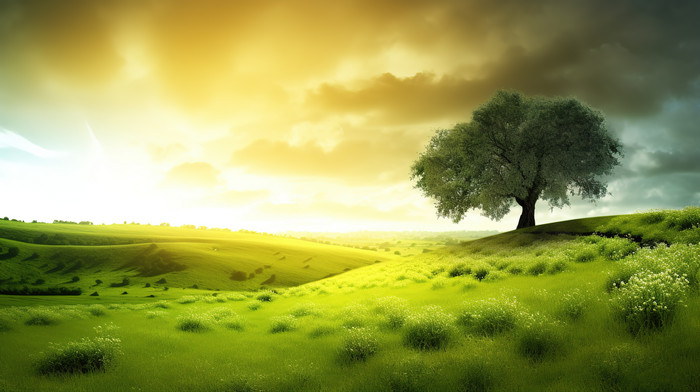
#> input picture Python/image_operation_using_pillow/nature.jpg, 700 x 392 px
$ python 127_edit_image_using_pillow.py
#> lines starting #> are read from the running program, lines starting #| are printed output that depends on the picture
# installation of pillow library
# change the image extension
# resize image files.
# resize multiple images using for loop
# sharpness
# brightness
# color
# contrast
# Image blur, GaussianBlur

# Changing image extension......
from PIL import Image
from PIL import Image, ImageFilter
img = Image.open('nature.jpg')
#> img is the input picture: PIL image 700x392 RGB; mean R, G, B 150.5, 154.7, 78.1
# [23 lines of commented-out code are left out]
from PIL import Image, ImageEnhance
img2 = Image.open('nature.jpg')
# enhancer = ImageEnhance.Sharpness(img2)# this will make object for sharpness
color = ImageEnhance.Color(img2)
# enhancer.enhance(5).save('nature_sharp.jpg')
color.enhance(0).save('nature_color.jpg')# this 0 will make black and white image and increase number will change color
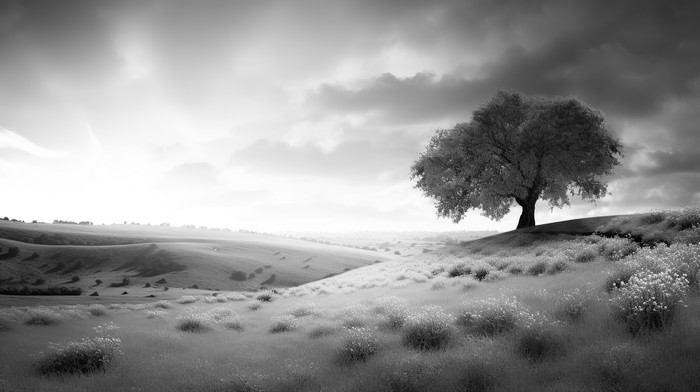
#> saved as nature_color.jpg: PIL image 700x392 RGB; min 0, max 255, mean 144.7
brightness = ImageEnhance.Brightness(img2)
brightness.enhance(3).save('nature_brightness.jpg')
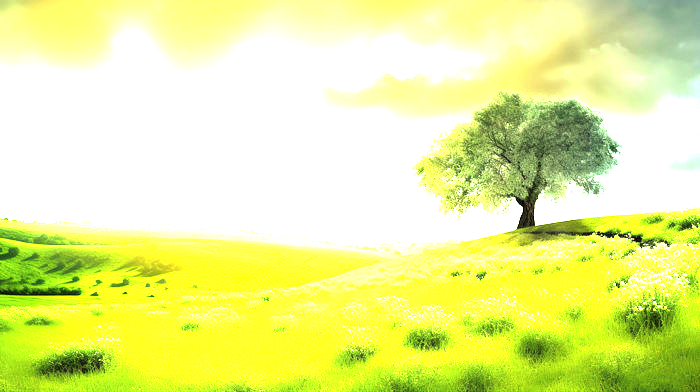
#> saved as nature_brightness.jpg: PIL image 700x392 RGB; mean R, G, B 231.7, 241.8, 149

# 0--> blurry
# 1---> original Image
# 2---> image with increased shapness
# 3---> more increase sharpness continue with 4 ,5 till n
img2.filter(ImageFilter.GaussianBlur(radius=4)).save('nature_GaussianBlur.jpg')
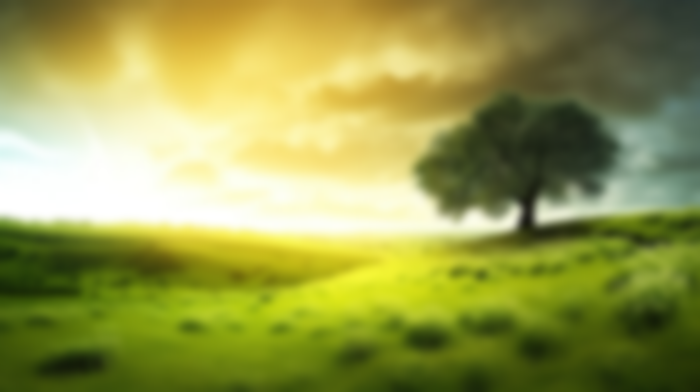
#> saved as nature_GaussianBlur.jpg: PIL image 700x392 RGB; mean R, G, B 150.5, 154.6, 78.1
